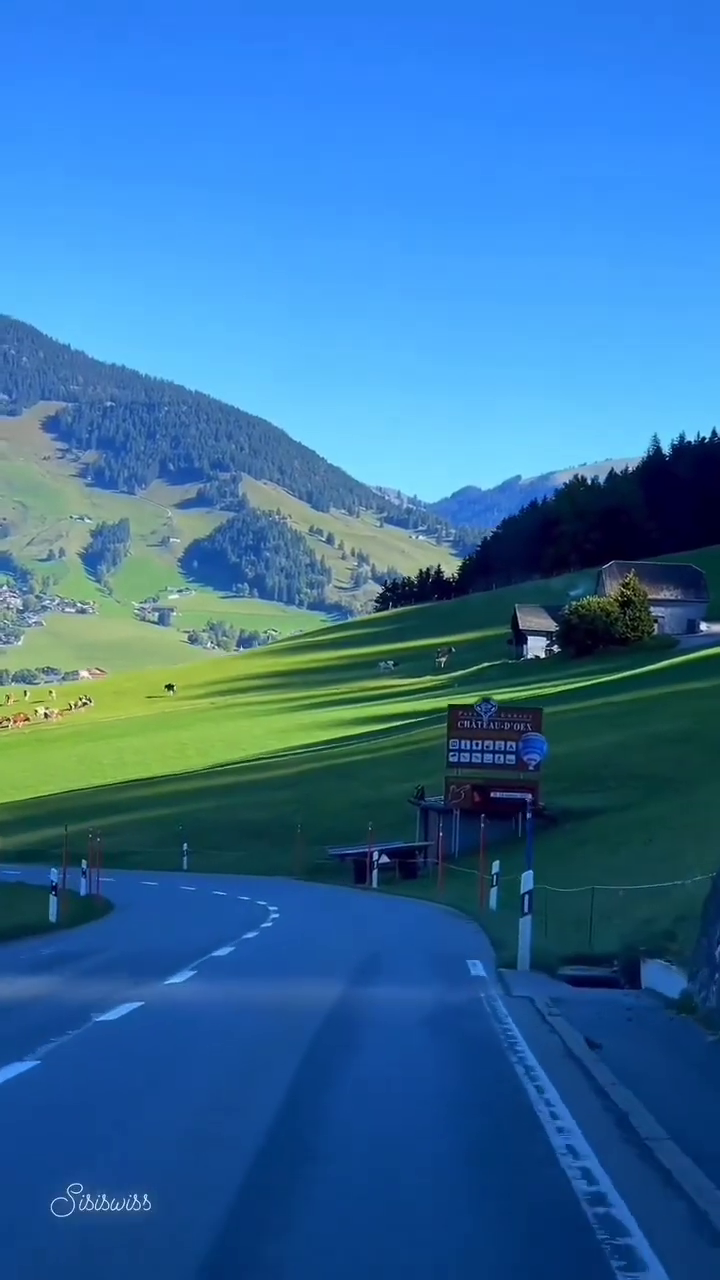
#> input picture frame 45 of souces/estrada1.mp4, 720 x 1280 px, given in place of estrada3.mp4, which was not available
$ python opencv_aula17_pid_lane_follow.py
#> lines starting #> are read from the running program, lines starting #| are printed output that depends on the picture; after the words box and inside, x2 and y2 are one past the last pixel; in counts of white or black regions, pixels touching at a corner belong together; pictures that were not available may be replaced by others from this repository, and a replacement may not be noted
# OpenCV
import cv2 as cv

# Numpy
import numpy as np

# Serial
import serial

# Tempo
import time


# -----------------------------------
# ARDUINO
# -----------------------------------

arduino = serial.Serial(
    'COM4',
    9600
)

time.sleep(2)

# -----------------------------------
# CENTRALIZA SERVO
# -----------------------------------

arduino.write(b'90\n')

# Espera servo estabilizar
time.sleep(2)


# -----------------------------------
# VÍDEO
# -----------------------------------

video = cv.VideoCapture(
    "souces/estrada3.mp4"
)


# -----------------------------------
# PID
# -----------------------------------

# Ganho proporcional
Kp = 0.15

# Ganho derivativo
Kd = 0.08

# Ganho integral
Ki = 0.0005


# Erros PID
erro_anterior = 0
erro_integral = 0


# -----------------------------------
# LOOP
# -----------------------------------

while True:

    ret, frame = video.read()
#> frame is the input picture: shape (1280, 720, 3); mean B, G, R 160.1, 110.7, 51.4

    if not ret:
        break


    # -----------------------------------
    # REDIMENSIONA
    # -----------------------------------

    frame = cv.resize(
        frame,
        (640, 480)
    )
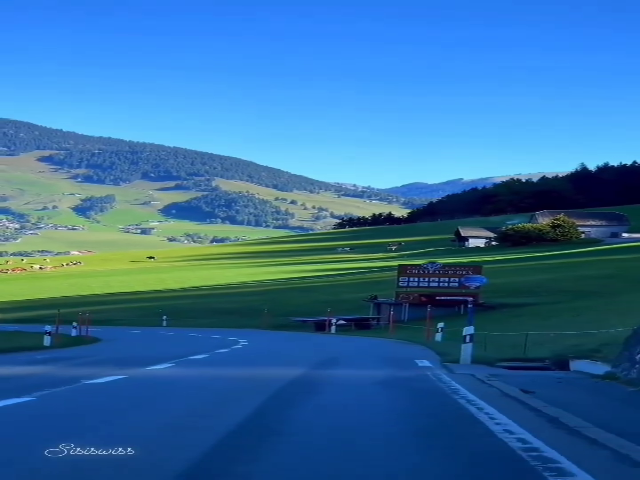
#> frame: shape (480, 640, 3); mean B, G, R 160.1, 110.6, 51.4

    altura, largura, _ = frame.shape
#> altura = 480; largura = 640


    # -----------------------------------
    # ROI
    # -----------------------------------

    roi = frame[
        altura // 2:altura,
        0:largura
    ]
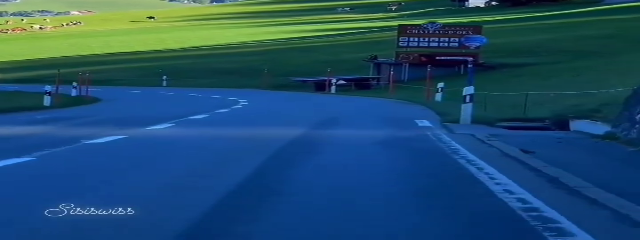
#> roi: shape (240, 640, 3); mean B, G, R 108.7, 77.7, 31.3


    # -----------------------------------
    # HSV
    # -----------------------------------

    hsv = cv.cvtColor(
        roi,
        cv.COLOR_BGR2HSV
    )
#> hsv: shape (240, 640, 3); mean H, S, V 95.7, 202.5, 119.8


    # -----------------------------------
    # DETECÇÃO BRANCO
    # -----------------------------------

    lower_white = np.array([
        0,
        0,
        180
    ])

    upper_white = np.array([
        180,
        60,
        255
    ])


    mask = cv.inRange(
        hsv,
        lower_white,
        upper_white
    )
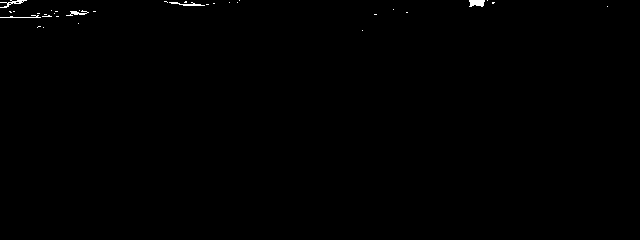
#> mask: shape (240, 640); 0.27% white; 33 white regions (28 under 20 px)


    # -----------------------------------
    # FILTROS
    # -----------------------------------

    mask = cv.GaussianBlur(
        mask,
        (5, 5),
        0
    )

    mask = cv.erode(
        mask,
        None,
        iterations=2
    )

    mask = cv.dilate(
        mask,
        None,
        iterations=2
    )


    # -----------------------------------
    # CONTORNOS
    # -----------------------------------

    contours, _ = cv.findContours(
        mask,
        cv.RETR_EXTERNAL,
        cv.CHAIN_APPROX_SIMPLE
    )
#> contours = 13 contours, 5 with area under 20; largest, box (x1, y1, x2, y2) and area: (0, 0, 61, 20) 573, (162, 0, 217, 8) 282, (64, 8, 98, 18) 206, (467, 0, 497, 9) 180, (35, 24, 46, 30) 46, (372, 12, 379, 17) 24, (235, 0, 242, 5) 20, (404, 10, 410, 15) 20


    # Centro servo
    angulo = 90


    # -----------------------------------
    # SE ENCONTROU FAIXA
    # -----------------------------------

    if len(contours) > 0:

        largest = max(
            contours,
            key=cv.contourArea
        )
#> largest = contour of 45 points, box (x1, y1, x2, y2) (0, 0, 61, 20), area 573

        area = cv.contourArea(
            largest
        )
#> area = 573

        if area > 1000:

            # -----------------------------------
            # MOMENTOS
            # -----------------------------------

            M = cv.moments(
                largest
            )

            if M["m00"] != 0:

                cx = int(
                    M["m10"] / M["m00"]
                )

                cy = int(
                    M["m01"] / M["m00"]
                )


                # -----------------------------------
                # DESENHA
                # -----------------------------------

                cv.circle(
                    roi,
                    (cx, cy),
                    8,
                    (0, 0, 255),
                    -1
                )

                # Linha centro tela
                cv.line(
                    roi,
                    (largura // 2, 0),
                    (largura // 2, roi.shape[0]),
                    (255, 0, 0),
                    2
                )


                # -----------------------------------
                # ERRO
                # -----------------------------------

                erro = cx - (largura // 2)


                # -----------------------------------
                # PID
                # -----------------------------------

                # Proporcional
                proporcional = erro

                # Integral
                erro_integral += erro

                # Derivativo
                derivativo = (
                    erro - erro_anterior
                )

                # Saída PID
                pid = (
                    (Kp * proporcional)
                    +
                    (Ki * erro_integral)
                    +
                    (Kd * derivativo)
                )

                # Atualiza erro
                erro_anterior = erro


                # -----------------------------------
                # SERVO
                # -----------------------------------

                angulo = int(
                    90 + pid
                )

                # Limites
                angulo = max(
                    50,
                    min(130, angulo)
                )


    # -----------------------------------
    # ENVIA SERIAL
    # -----------------------------------

    comando = f"{angulo}\n"

    arduino.write(
        comando.encode()
    )


    # -----------------------------------
    # TEXOS
    # -----------------------------------

    cv.putText(
        frame,
        f'Angulo: {angulo}',
        (20, 40),
        cv.FONT_HERSHEY_SIMPLEX,
        1,
        (0, 255, 0),
        2
    )

    cv.putText(
        frame,
        f'PID',
        (20, 80),
        cv.FONT_HERSHEY_SIMPLEX,
        1,
        (0, 255, 255),
        2
    )
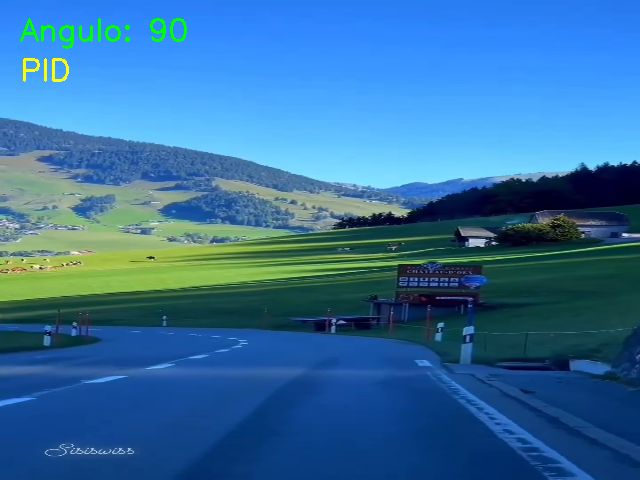
#> frame: shape (480, 640, 3); mean B, G, R 158.8, 111.2, 51.5


    # -----------------------------------
    # JANELAS
    # -----------------------------------

    cv.imshow(
        "Mascara",
        mask
    )

    cv.imshow(
        "PID Lane Following",
        frame
    )


    # -----------------------------------
    # VELOCIDADE
    # -----------------------------------

    if cv.waitKey(30) == ord('q'):
#> (key q is pressed here)
        break


# Fecha vídeo
video.release()

# Fecha janelas
cv.destroyAllWindows()

$ run again, starting later in the video
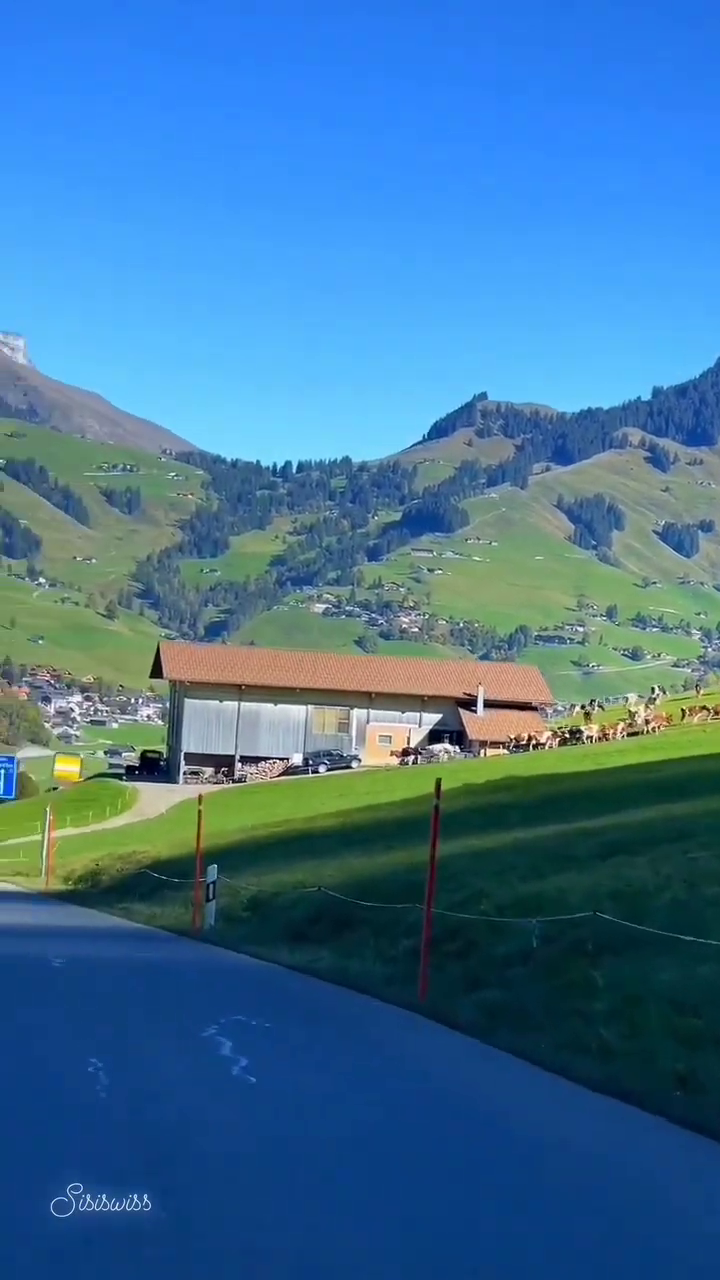
#> input picture frame 202 of souces/estrada1.mp4, 720 x 1280 px, given in place of estrada3.mp4, which was not available
#> frame is the input picture: shape (1280, 720, 3); mean B, G, R 153.5, 114.8, 63
#> hsv: shape (240, 640, 3); mean H, S, V 86.7, 183.9, 113.4
#> contours = 32 contours, 5 with area under 20; largest, box (x1, y1, x2, y2) and area: (97, 20, 411, 72) 7428, (32, 9, 152, 47) 1816, (522, 0, 640, 15) 838, (461, 19, 534, 44) 792, (535, 15, 597, 36) 518
#> largest = contour of 213 points, box (x1, y1, x2, y2) (97, 20, 411, 72), area 7428
#> area = 7428
#> M = moments, m00 7428, centre m10/m00, m01/m00 = (248.5, 39.97)
#> cx = 248
#> cy = 39
#> `cv.line( roi, (largura // 2, 0), (largura // 2, roi.shape[0]), (255, 0..`:
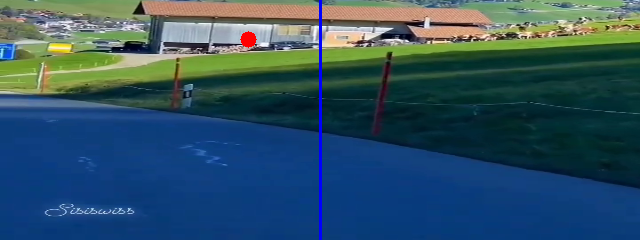
#> roi: shape (240, 640, 3); mean B, G, R 98.4, 81, 47.7
#> erro = -72
#> pid = -16.6
#> erro_anterior = -72
#> angulo = 73
#> `cv.putText( frame, f'PID', (20, 80), cv.FONT_HERSHEY_SIMPLEX, 1, (0, 2..`:
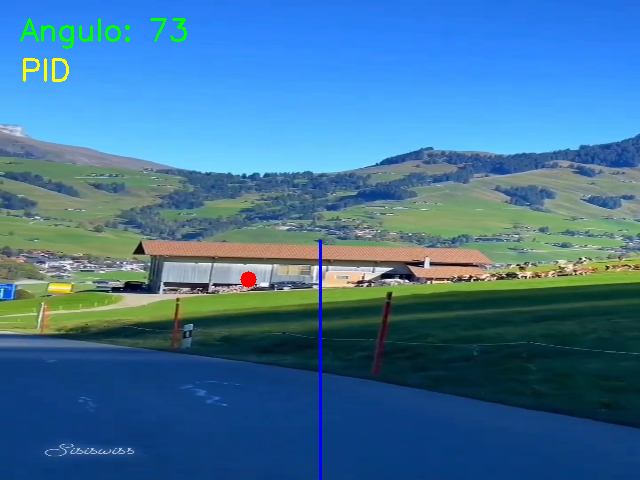
#> frame: shape (480, 640, 3); mean B, G, R 152.5, 115, 63
